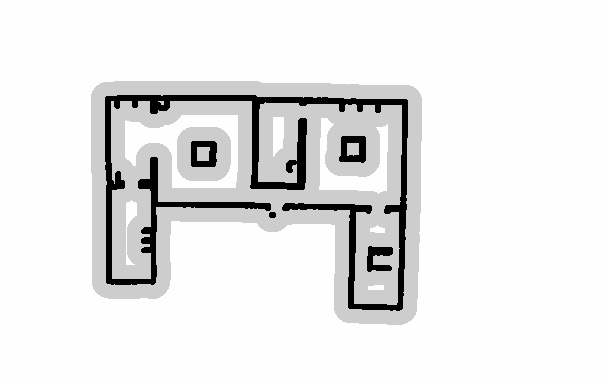
#> input picture src/src/autonomous_tb/saved_maps/ground_truth_costmap.pgm, 608 x 384 px, found by its file name
$ python detect_changes.py   (older library calls are emulated)
#> lines starting #> are read from the running program, lines starting #| are printed output that depends on the picture; after the words box and inside, x2 and y2 are one past the last pixel; in counts of white or black regions, pixels touching at a corner belong together
import cv2
import numpy as np
from sklearn.cluster import KMeans
from sklearn.decomposition import PCA
from collections import Counter
from scipy.misc import imread, imresize, imsave
from matplotlib import pyplot as plt


class ChangeDetector():

    def __init__(self):
        self.name = None

    def find_vector_set(self, diff_image, new_size):

        i = 0
        j = 0
        vector_set = np.zeros((int(new_size[0] * new_size[1] / 25), 25))

        # print('\nvector_set shape',vector_set.shape)

        while i < vector_set.shape[0]:
            while j < new_size[0]:
                k = 0
                while k < new_size[1]:
                    block   = diff_image[j:j+5, k:k+5]
                    #print(i,j,k,block.shape)
                    feature = block.ravel()
                    vector_set[i, :] = feature
                    k = k + 5
                j = j + 5
            i = i + 1


        mean_vec   = np.mean(vector_set, axis = 0)
        vector_set = vector_set - mean_vec

        return vector_set, mean_vec


    def find_FVS(self, EVS, diff_image, mean_vec, new):

        i = 2
        feature_vector_set = []

        while i < new[0] - 2:
            j = 2
            while j < new[1] - 2:
                block = diff_image[i-2:i+3, j-2:j+3]
                feature = block.flatten()
                feature_vector_set.append(feature)
                j = j+1
            i = i+1

        FVS = np.dot(feature_vector_set, EVS)
        FVS = FVS - mean_vec
        # print("\nfeature vector space size",FVS.shape)
        return FVS

    def clustering(self, FVS, components, new):

        kmeans = KMeans(components, verbose = 0)
        kmeans.fit(FVS)
        output = kmeans.predict(FVS)
        count  = Counter(output)

        least_index = min(count, key = count.get)
        # print(new[0],new[1])
        change_map  = np.reshape(output,(new[0] - 4, new[1] - 4))

        return least_index, change_map


    def find_PCAKmeans(self, imagepath1:np.ndarray, imagepath2:np.ndarray) -> np.ndarray:

        # print('Operating')

        image1 = imread(imagepath1)
#> image1 is the input picture: shape (384, 608); min 0, max 254, mean 232.6
        image2 = imread(imagepath2)
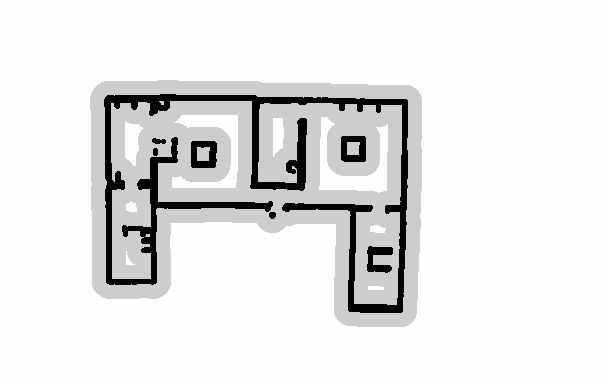
#> input picture src/src/autonomous_tb/saved_maps/mymap_case3.pgm, 608 x 384 px, found by its file name
#> image2 is the input picture: shape (384, 608); min 0, max 254, mean 231.4
        # print(image1.shape,image2.shape)
        new_size = np.asarray(image1.shape) / 5
#> new_size = [76.8, 121.6]
        new_size = new_size.astype(int) * 5
#> new_size = [380, 605]
        image1 = imresize(image1, (new_size)).astype(np.int16)
#> image1: shape (380, 605) int16
        image2 = imresize(image2, (new_size)).astype(np.int16)
#> image2: shape (380, 605) int16

        diff_image = abs(image1 - image2)
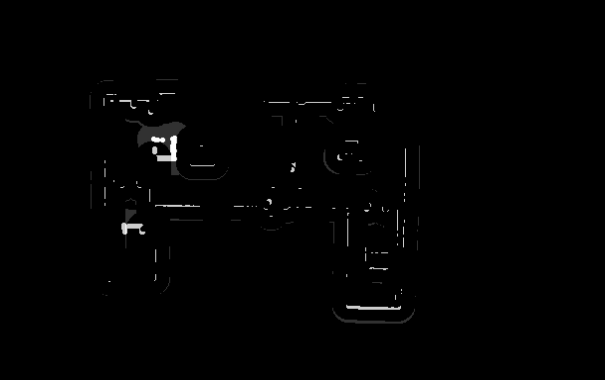
#> diff_image: shape (380, 605) int16; min 0, max 254, mean 1.6
        #imsave('diff.jpg', diff_image)
        # print('\nBoth images resized to ',new_size)

        vector_set, mean_vec = self.find_vector_set(diff_image, new_size)
#> after the loop in find_vector_set, `while i < vector_set.shape[0]:`: i = 9196; j = 380
#> in find_vector_set, `mean_vec   = np.mean(vector_set, axis = 0)`: mean_vec = 25 values from 0 to 0
#> mean_vec = 25 values from 0 to 0

        pca     =  PCA()
        pca.fit(vector_set)
        EVS = pca.components_

        FVS     = self.find_FVS(EVS, diff_image, mean_vec, new_size)
#> after the loop in find_FVS, `while i < new[0] - 2:`: feature_vector_set = 225976 items; i = 378
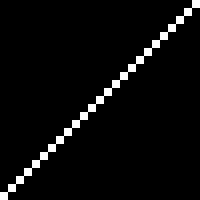
#> EVS: shape (25, 25) float64 (shown 8 times larger); values 0 (black) and 1 (white), 4% white in thin lines or dots

        # print('\ncomputing k means')

        components = 3
        least_index, change_map = self.clustering(FVS, components, new_size)
#> in clustering, `count  = Counter(output)`: count = {0: 220726, 1: 4556, 2: 694}
#> in clustering, `least_index = min(count, key = count.get)`: least_index = 2
#> in clustering, `change_map  = np.reshape(output,(new[0] - 4, new[1] - 4))`:
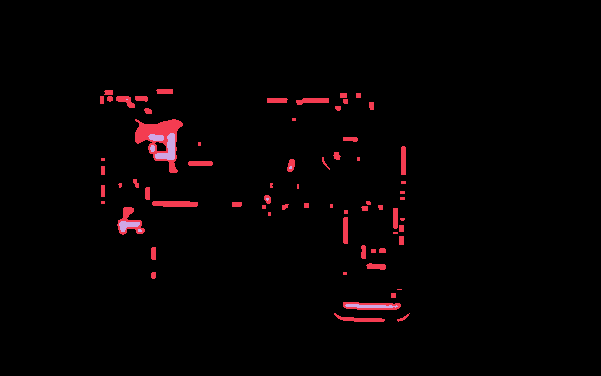
#> change_map: shape (376, 601) int32; 3 distinct labels, from 0 to 2; one colour per label, 0 black
#> least_index = 2

        change_map[change_map == least_index] = 255
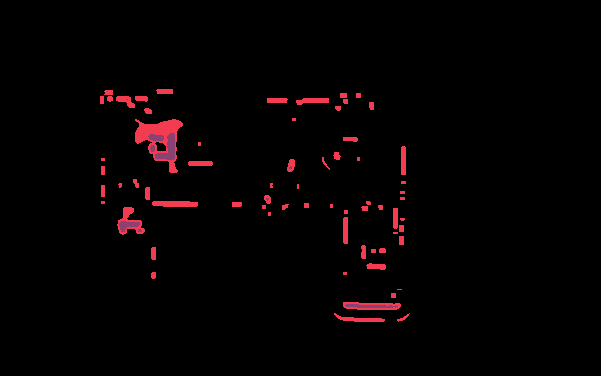
#> change_map: shape (376, 601) int32; 3 distinct labels, from 0 to 255; one colour per label, 0 black
        change_map[change_map != 255] = 0
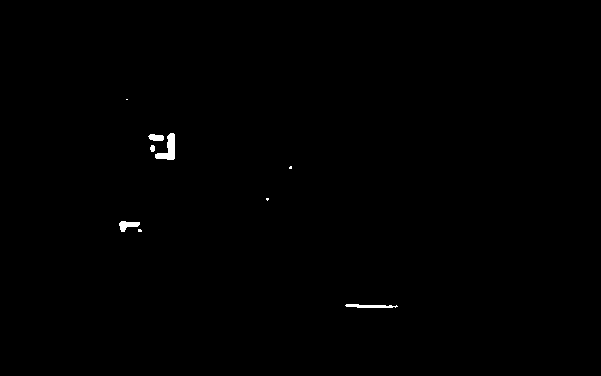
#> change_map: shape (376, 601) int32; 0.31% white; 9 white regions (4 under 20 px), largest, box (x1, y1, x2, y2) and area: (155, 133, 175, 160) 269, (345, 304, 398, 308) 147, (119, 221, 140, 232) 132, (148, 134, 164, 141) 89, (150, 145, 155, 152) 29

        change_map = change_map.astype(np.uint8)
        kernel     = np.asarray(((0,0,1,0,0),
                                 (0,1,1,1,0),
                                 (1,1,1,1,1),
                                 (0,1,1,1,0),
                                 (0,0,1,0,0)), dtype=np.uint8)

        cleanChangeMap = cv2.erode(change_map, kernel)
#> cleanChangeMap: shape (376, 601); 0.08% white; 4 white regions (1 under 20 px), largest, box (x1, y1, x2, y2) and area: (157, 135, 173, 158) 110, (121, 223, 138, 230) 39, (150, 136, 162, 139) 25
        kernel = np.ones((5,5), np.uint8)
        change_map = cv2.dilate(change_map, kernel, iterations=2)
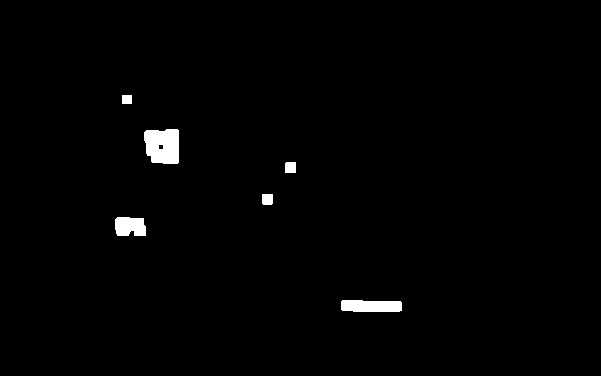
#> change_map: shape (376, 601); 1.2% white; 6 white regions, box (x1, y1, x2, y2) and area: (144, 129, 179, 164) 1077, (341, 300, 402, 312) 676, (115, 217, 146, 236) 526, (285, 162, 296, 173) 120, (262, 194, 273, 205) 119, (122, 95, 132, 104) 90

        cv2.imwrite("/home/aka/capstone_ws/src/autonomous_tb/saved_maps/change_map.png", change_map)

        return change_map

imagepath1 = '/home/aka/capstone_ws/src/autonomous_tb/saved_maps/ground_truth_costmap.pgm' #change map location
imagepath2 = '/home/aka/capstone_ws/src/autonomous_tb/saved_maps/mymap_case3.pgm' #change map location
# imagepath2 = '/home/aka/capstone_ws/src/autonomous_tb/saved_maps/obs_costmap.pgm' #change map location
change_map = ChangeDetector().find_PCAKmeans(imagepath1,imagepath2)
plt.imshow(change_map)
plt.show()

#open virtual python environment to run this code
